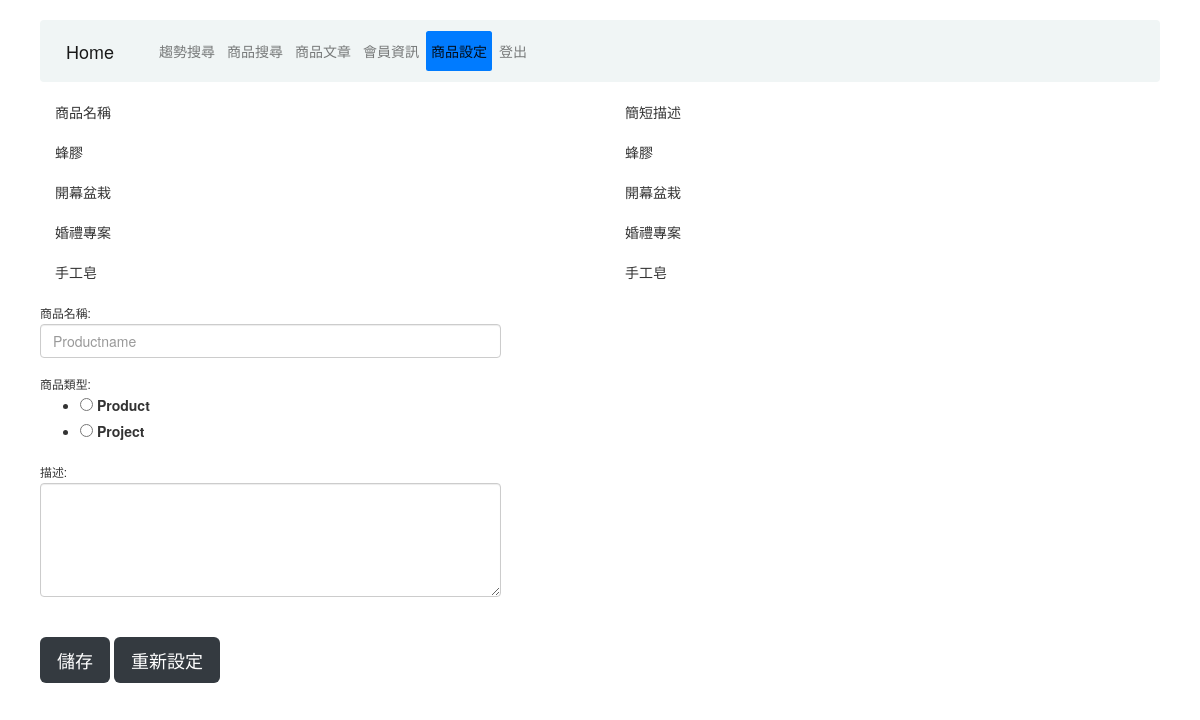
The page /mem_product/ (signed in) on the database as committed earlier.
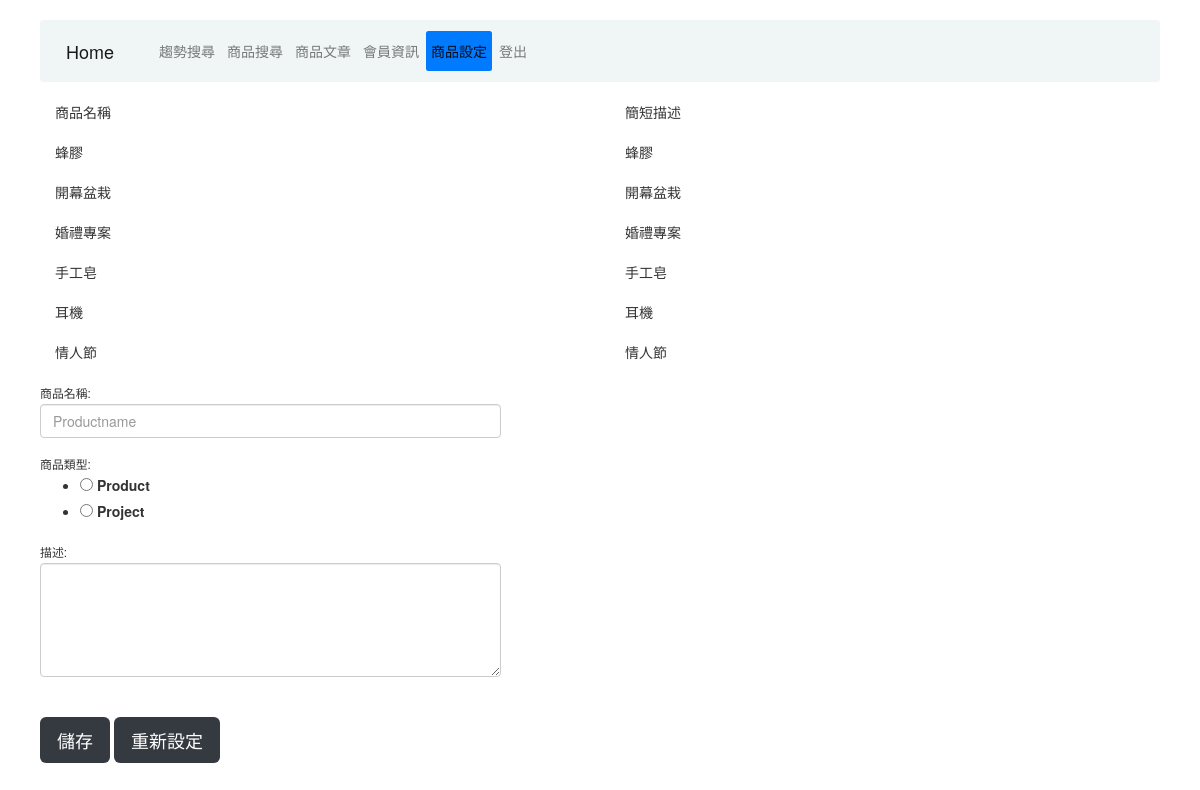
The same page on the database as committed later.
### users/models.py (models this page shows, shortened)
class Product(models.Model):
    id = models.UUIDField(primary_key=True, default=uuid.uuid4, help_text='Unique ID for this table')
    name = models.CharField(max_length=100)
    desc = models.TextField(blank=True)
    user = models.ForeignKey(Profile,  on_delete=models.CASCADE, related_name='product')
    category = models.CharField(max_length=100,default='1')

### users/views.py (the view)
# urls.py: path('product/',view.product,name='product'),
@login_required
def product(request):
    profile = Profile.objects.get(user=request.user);
    productList = profile.product.all();
    if request.method == 'POST':
        productForm = ProductForm(request.POST)
        if productForm.is_valid():
            post = productForm.save(commit=False)
            post.user = profile
            post,created = Product.objects.update_or_create(user=profile,name=post.name,desc=post.desc)
            search(post.name,profile)
            return redirect(to='product-form')
    else:
        productForm = ProductForm(instance = request.user)
    return render(request, 'users/product.html', {'product_form': productForm,'product_list':productList})

### users/forms.py
class ProductForm(forms.ModelForm):
    name = forms.CharField(max_length=100,
                               required=True,
                               widget=forms.TextInput(attrs={'placeholder': 'Productname',
                                                             'class': 'form-control',
                                                             }))
    desc = forms.CharField(widget=forms.Textarea(attrs={'class':'form-control','rows':5}))
    category = forms.ChoiceField(
            widget=forms.RadioSelect,
            choices=[('1','Product'),('2','Project')],
        )
    class Meta:
        model = Product
        fields = ('name','desc','category')

### templates/users/product.html (shortened to what this page needs)
{% extends "users/base.html" %}
{% block content %}
    {% if product_list %}
    	<div class="container">
    	<div class="row">
			<div class="col">
				商品名稱
			</div>
			<div class="col">
			   	簡短描述
			</div>
		</div>
    	{% for product in product_list%}
    	<br>
			  <div class="row">
			    <div class="col">
			      {{product.name}}
			    </div>
			    <div class="col">
			      {{product.desc}}
			    </div>
			  </div>
    	{% endfor %}
    	</div>
    {% endif %}
    <br>
    <div class="form-content">
        <form method="post" enctype="multipart/form-data">
            <div class="form-row">
                <div class="col-md-5">
                    <div class="form-group">
                        <label class="small mb-1">商品名稱:</label>
                            {{ product_form.name }}
                    </div>
                    <div class="form-group">
                    	<label class="small mb-1">商品類型:</label>
                    	 {{ product_form.category }}
                    </div>
                    <label class="small mb-1">描述:</label> {{ product_form.desc  }}
                </div>
            </div>
            <br><br>
            <button type="submit" class="btn btn-dark btn-lg">儲存</button>
            <button type="reset" class="btn btn-dark btn-lg">重新設定</button>
        </form>
    </div>
{% endblock content %}

Rows that differ between the two databases and show on the page:
added Product: name "耳機", desc "耳機"
added Product: name "情人節", desc "情人節"
